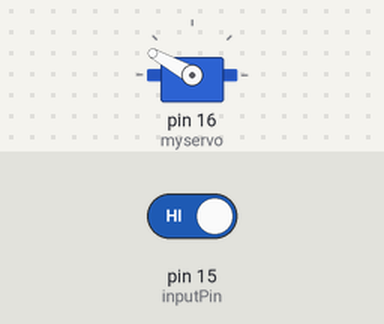
Simulated run of this sketch. Board: Arduino Uno, built with avr-gcc and run on an emulated ATmega328P. Parts: servo. The inputs (shaded band) are chosen by the test bench; at power-on: pin 15 (inputPin) HIGH.

Above: at 0.45 s.
At 3.5 s:
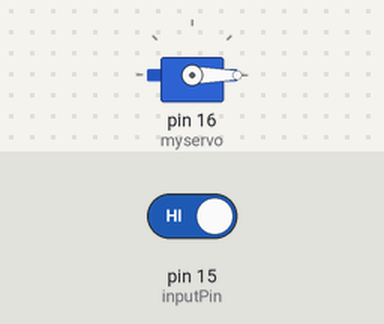
3.6 s: pin 15 (inputPin) driven LOW
At 7.3 s:
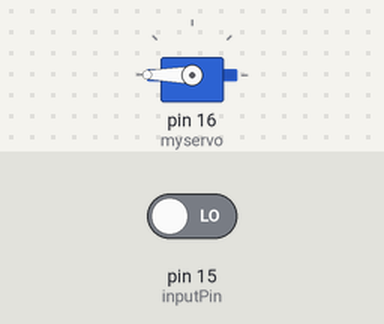
Timing chart, 0 to 12.6 s (numbered marks = the images above; inputs shaded):
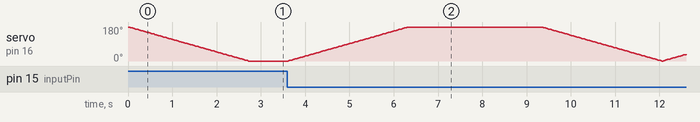

The sketch:

tool_changer_laser_probe_demo.ino
```cpp
/* Tool Changer Starter Code
The when the Raspberry Pi Pico W is powered on,
the code will open the cover to the tool changer.
When the beam is broken, the cover will close.
*/

#include <Servo.h>

Servo myservo;  // create Servo object to control a servo

int pos = 0;    // variable to store the servo position
int val = 0;    // variable for laser sensor input pin on the Pico
int coverOpen = 0; // state variable will be set to 0 if the cover is open, and 1 if the cover is closed
const int inputPin = 15;  // GPIO5 as an example

void setup() {
  myservo.attach(16);     // attaches the servo on pin 16 to the Servo object
  Serial.begin(9600);            // Start serial communication
  pinMode(inputPin, INPUT);      // Set pin as input (use INPUT_PULLUP or INPUT_PULLDOWN if needed)
}

void loop() {

  int pinValue = digitalRead(inputPin);  // Read the digital state (HIGH or LOW)


  if (coverOpen == 0){
    for (pos = 180; pos >= 0; pos -= 1) { // goes from 180 degrees to 0 degrees
      myservo.write(pos);              // tell servo to go to position in variable 'pos'
      delay(15);                       // waits 15ms for the servo to reach the position
    }
    coverOpen = 1;
  }

  if (pinValue == 0){
    for (pos = 0; pos <= 180; pos += 1) { // goes from 0 degrees to 180 degrees
      myservo.write(pos);              // tell servo to go to position in variable 'pos'
      delay(15);                       // waits 15ms for the servo to reach the position
    }
    delay(3000);
    coverOpen = 0;
  }

}
```
